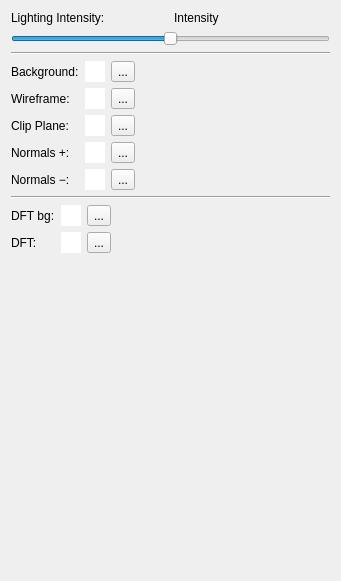
<?xml version="1.0" encoding="UTF-8"?>
<ui version="4.0">
 <class>ColorsWidget</class>
 <widget class="QWidget" name="ColorsWidget">
  <property name="geometry">
   <rect>
    <x>0</x>
    <y>0</y>
    <width>341</width>
    <height>581</height>
   </rect>
  </property>
  <property name="windowTitle">
   <string>Form</string>
  </property>
  <layout class="QVBoxLayout" name="verticalLayout">
   <item>
    <layout class="QHBoxLayout" name="horizontalLayout">
     <item>
      <widget class="QLabel" name="label_23">
       <property name="text">
        <string>Lighting Intensity:</string>
       </property>
      </widget>
     </item>
     <item>
      <widget class="QLabel" name="label_lighting_intensity">
       <property name="text">
        <string>Intensity</string>
       </property>
      </widget>
     </item>
    </layout>
   </item>
   <item>
    <widget class="QSlider" name="slider_lighting_intensity">
     <property name="maximum">
      <number>100</number>
     </property>
     <property name="value">
      <number>50</number>
     </property>
     <property name="orientation">
      <enum>Qt::Horizontal</enum>
     </property>
    </widget>
   </item>
   <item>
    <widget class="Line" name="line_17">
     <property name="orientation">
      <enum>Qt::Horizontal</enum>
     </property>
    </widget>
   </item>
   <item>
    <layout class="QHBoxLayout" name="horizontalLayout_3">
     <item>
      <layout class="QGridLayout" name="gridLayout_3">
       <item row="6" column="0">
        <widget class="QLabel" name="label_9">
         <property name="text">
          <string>Normals −:</string>
         </property>
        </widget>
       </item>
       <item row="5" column="2">
        <widget class="QToolButton" name="toolButton_normal_color_positive">
         <property name="text">
          <string>...</string>
         </property>
        </widget>
       </item>
       <item row="4" column="1">
        <widget class="QWidget" name="widget_clip_plane_color" native="true">
         <property name="minimumSize">
          <size>
           <width>20</width>
           <height>10</height>
          </size>
         </property>
         <property name="palette">
          <palette>
           <active>
            <colorrole role="Base">
             <brush brushstyle="SolidPattern">
              <color alpha="255">
               <red>255</red>
               <green>255</green>
               <blue>255</blue>
              </color>
             </brush>
            </colorrole>
            <colorrole role="Window">
             <brush brushstyle="SolidPattern">
              <color alpha="255">
               <red>255</red>
               <green>255</green>
               <blue>255</blue>
              </color>
             </brush>
            </colorrole>
           </active>
           <inactive>
            <colorrole role="Base">
             <brush brushstyle="SolidPattern">
              <color alpha="255">
               <red>255</red>
               <green>255</green>
               <blue>255</blue>
              </color>
             </brush>
            </colorrole>
            <colorrole role="Window">
             <brush brushstyle="SolidPattern">
              <color alpha="255">
               <red>255</red>
               <green>255</green>
               <blue>255</blue>
              </color>
             </brush>
            </colorrole>
           </inactive>
           <disabled>
            <colorrole role="Base">
             <brush brushstyle="SolidPattern">
              <color alpha="255">
               <red>255</red>
               <green>255</green>
               <blue>255</blue>
              </color>
             </brush>
            </colorrole>
            <colorrole role="Window">
             <brush brushstyle="SolidPattern">
              <color alpha="255">
               <red>255</red>
               <green>255</green>
               <blue>255</blue>
              </color>
             </brush>
            </colorrole>
           </disabled>
          </palette>
         </property>
         <property name="autoFillBackground">
          <bool>true</bool>
         </property>
        </widget>
       </item>
       <item row="3" column="1">
        <widget class="QWidget" name="widget_wireframe_color" native="true">
         <property name="minimumSize">
          <size>
           <width>20</width>
           <height>10</height>
          </size>
         </property>
         <property name="palette">
          <palette>
           <active>
            <colorrole role="Base">
             <brush brushstyle="SolidPattern">
              <color alpha="255">
               <red>255</red>
               <green>255</green>
               <blue>255</blue>
              </color>
             </brush>
            </colorrole>
            <colorrole role="Window">
             <brush brushstyle="SolidPattern">
              <color alpha="255">
               <red>255</red>
               <green>255</green>
               <blue>255</blue>
              </color>
             </brush>
            </colorrole>
           </active>
           <inactive>
            <colorrole role="Base">
             <brush brushstyle="SolidPattern">
              <color alpha="255">
               <red>255</red>
               <green>255</green>
               <blue>255</blue>
              </color>
             </brush>
            </colorrole>
            <colorrole role="Window">
             <brush brushstyle="SolidPattern">
              <color alpha="255">
               <red>255</red>
               <green>255</green>
               <blue>255</blue>
              </color>
             </brush>
            </colorrole>
           </inactive>
           <disabled>
            <colorrole role="Base">
             <brush brushstyle="SolidPattern">
              <color alpha="255">
               <red>255</red>
               <green>255</green>
               <blue>255</blue>
              </color>
             </brush>
            </colorrole>
            <colorrole role="Window">
             <brush brushstyle="SolidPattern">
              <color alpha="255">
               <red>255</red>
               <green>255</green>
               <blue>255</blue>
              </color>
             </brush>
            </colorrole>
           </disabled>
          </palette>
         </property>
         <property name="autoFillBackground">
          <bool>true</bool>
         </property>
        </widget>
       </item>
       <item row="6" column="1">
        <widget class="QWidget" name="widget_normal_color_negative" native="true">
         <property name="minimumSize">
          <size>
           <width>20</width>
           <height>10</height>
          </size>
         </property>
         <property name="palette">
          <palette>
           <active>
            <colorrole role="Base">
             <brush brushstyle="SolidPattern">
              <color alpha="255">
               <red>255</red>
               <green>255</green>
               <blue>255</blue>
              </color>
             </brush>
            </colorrole>
            <colorrole role="Window">
             <brush brushstyle="SolidPattern">
              <color alpha="255">
               <red>255</red>
               <green>255</green>
               <blue>255</blue>
              </color>
             </brush>
            </colorrole>
           </active>
           <inactive>
            <colorrole role="Base">
             <brush brushstyle="SolidPattern">
              <color alpha="255">
               <red>255</red>
               <green>255</green>
               <blue>255</blue>
              </color>
             </brush>
            </colorrole>
            <colorrole role="Window">
             <brush brushstyle="SolidPattern">
              <color alpha="255">
               <red>255</red>
               <green>255</green>
               <blue>255</blue>
              </color>
             </brush>
            </colorrole>
           </inactive>
           <disabled>
            <colorrole role="Base">
             <brush brushstyle="SolidPattern">
              <color alpha="255">
               <red>255</red>
               <green>255</green>
               <blue>255</blue>
              </color>
             </brush>
            </colorrole>
            <colorrole role="Window">
             <brush brushstyle="SolidPattern">
              <color alpha="255">
               <red>255</red>
               <green>255</green>
               <blue>255</blue>
              </color>
             </brush>
            </colorrole>
           </disabled>
          </palette>
         </property>
         <property name="autoFillBackground">
          <bool>true</bool>
         </property>
        </widget>
       </item>
       <item row="3" column="2">
        <widget class="QToolButton" name="toolButton_wireframe_color">
         <property name="enabled">
          <bool>true</bool>
         </property>
         <property name="text">
          <string>...</string>
         </property>
        </widget>
       </item>
       <item row="6" column="2">
        <widget class="QToolButton" name="toolButton_normal_color_negative">
         <property name="text">
          <string>...</string>
         </property>
        </widget>
       </item>
       <item row="5" column="1">
        <widget class="QWidget" name="widget_normal_color_positive" native="true">
         <property name="minimumSize">
          <size>
           <width>20</width>
           <height>10</height>
          </size>
         </property>
         <property name="palette">
          <palette>
           <active>
            <colorrole role="Base">
             <brush brushstyle="SolidPattern">
              <color alpha="255">
               <red>255</red>
               <green>255</green>
               <blue>255</blue>
              </color>
             </brush>
            </colorrole>
            <colorrole role="Window">
             <brush brushstyle="SolidPattern">
              <color alpha="255">
               <red>255</red>
               <green>255</green>
               <blue>255</blue>
              </color>
             </brush>
            </colorrole>
           </active>
           <inactive>
            <colorrole role="Base">
             <brush brushstyle="SolidPattern">
              <color alpha="255">
               <red>255</red>
               <green>255</green>
               <blue>255</blue>
              </color>
             </brush>
            </colorrole>
            <colorrole role="Window">
             <brush brushstyle="SolidPattern">
              <color alpha="255">
               <red>255</red>
               <green>255</green>
               <blue>255</blue>
              </color>
             </brush>
            </colorrole>
           </inactive>
           <disabled>
            <colorrole role="Base">
             <brush brushstyle="SolidPattern">
              <color alpha="255">
               <red>255</red>
               <green>255</green>
               <blue>255</blue>
              </color>
             </brush>
            </colorrole>
            <colorrole role="Window">
             <brush brushstyle="SolidPattern">
              <color alpha="255">
               <red>255</red>
               <green>255</green>
               <blue>255</blue>
              </color>
             </brush>
            </colorrole>
           </disabled>
          </palette>
         </property>
         <property name="autoFillBackground">
          <bool>true</bool>
         </property>
        </widget>
       </item>
       <item row="4" column="0">
        <widget class="QLabel" name="label_10">
         <property name="text">
          <string>Clip Plane:</string>
         </property>
        </widget>
       </item>
       <item row="3" column="0">
        <widget class="QLabel" name="label_11">
         <property name="text">
          <string>Wireframe:</string>
         </property>
        </widget>
       </item>
       <item row="4" column="2">
        <widget class="QToolButton" name="toolButton_clip_plane_color">
         <property name="text">
          <string>...</string>
         </property>
        </widget>
       </item>
       <item row="2" column="1">
        <widget class="QWidget" name="widget_background_color" native="true">
         <property name="minimumSize">
          <size>
           <width>20</width>
           <height>10</height>
          </size>
         </property>
         <property name="palette">
          <palette>
           <active>
            <colorrole role="Base">
             <brush brushstyle="SolidPattern">
              <color alpha="255">
               <red>255</red>
               <green>255</green>
               <blue>255</blue>
              </color>
             </brush>
            </colorrole>
            <colorrole role="Window">
             <brush brushstyle="SolidPattern">
              <color alpha="255">
               <red>255</red>
               <green>255</green>
               <blue>255</blue>
              </color>
             </brush>
            </colorrole>
           </active>
           <inactive>
            <colorrole role="Base">
             <brush brushstyle="SolidPattern">
              <color alpha="255">
               <red>255</red>
               <green>255</green>
               <blue>255</blue>
              </color>
             </brush>
            </colorrole>
            <colorrole role="Window">
             <brush brushstyle="SolidPattern">
              <color alpha="255">
               <red>255</red>
               <green>255</green>
               <blue>255</blue>
              </color>
             </brush>
            </colorrole>
           </inactive>
           <disabled>
            <colorrole role="Base">
             <brush brushstyle="SolidPattern">
              <color alpha="255">
               <red>255</red>
               <green>255</green>
               <blue>255</blue>
              </color>
             </brush>
            </colorrole>
            <colorrole role="Window">
             <brush brushstyle="SolidPattern">
              <color alpha="255">
               <red>255</red>
               <green>255</green>
               <blue>255</blue>
              </color>
             </brush>
            </colorrole>
           </disabled>
          </palette>
         </property>
         <property name="autoFillBackground">
          <bool>true</bool>
         </property>
        </widget>
       </item>
       <item row="2" column="0">
        <widget class="QLabel" name="label_12">
         <property name="text">
          <string>Background:</string>
         </property>
        </widget>
       </item>
       <item row="2" column="2">
        <widget class="QToolButton" name="toolButton_background_color">
         <property name="text">
          <string>...</string>
         </property>
        </widget>
       </item>
       <item row="5" column="0">
        <widget class="QLabel" name="label_13">
         <property name="text">
          <string>Normals +:</string>
         </property>
        </widget>
       </item>
      </layout>
     </item>
     <item>
      <spacer name="horizontalSpacer_6">
       <property name="orientation">
        <enum>Qt::Horizontal</enum>
       </property>
       <property name="sizeHint" stdset="0">
        <size>
         <width>40</width>
         <height>20</height>
        </size>
       </property>
      </spacer>
     </item>
    </layout>
   </item>
   <item>
    <widget class="Line" name="line">
     <property name="orientation">
      <enum>Qt::Horizontal</enum>
     </property>
    </widget>
   </item>
   <item>
    <layout class="QHBoxLayout" name="horizontalLayout_7">
     <item>
      <layout class="QGridLayout" name="gridLayout_4">
       <item row="1" column="1">
        <widget class="QWidget" name="widget_dft_background_color" native="true">
         <property name="minimumSize">
          <size>
           <width>20</width>
           <height>10</height>
          </size>
         </property>
         <property name="palette">
          <palette>
           <active>
            <colorrole role="Base">
             <brush brushstyle="SolidPattern">
              <color alpha="255">
               <red>255</red>
               <green>255</green>
               <blue>255</blue>
              </color>
             </brush>
            </colorrole>
            <colorrole role="Window">
             <brush brushstyle="SolidPattern">
              <color alpha="255">
               <red>255</red>
               <green>255</green>
               <blue>255</blue>
              </color>
             </brush>
            </colorrole>
           </active>
           <inactive>
            <colorrole role="Base">
             <brush brushstyle="SolidPattern">
              <color alpha="255">
               <red>255</red>
               <green>255</green>
               <blue>255</blue>
              </color>
             </brush>
            </colorrole>
            <colorrole role="Window">
             <brush brushstyle="SolidPattern">
              <color alpha="255">
               <red>255</red>
               <green>255</green>
               <blue>255</blue>
              </color>
             </brush>
            </colorrole>
           </inactive>
           <disabled>
            <colorrole role="Base">
             <brush brushstyle="SolidPattern">
              <color alpha="255">
               <red>255</red>
               <green>255</green>
               <blue>255</blue>
              </color>
             </brush>
            </colorrole>
            <colorrole role="Window">
             <brush brushstyle="SolidPattern">
              <color alpha="255">
               <red>255</red>
               <green>255</green>
               <blue>255</blue>
              </color>
             </brush>
            </colorrole>
           </disabled>
          </palette>
         </property>
         <property name="autoFillBackground">
          <bool>true</bool>
         </property>
        </widget>
       </item>
       <item row="1" column="0">
        <widget class="QLabel" name="label_2">
         <property name="text">
          <string>DFT bg:</string>
         </property>
        </widget>
       </item>
       <item row="2" column="1">
        <widget class="QWidget" name="widget_dft_color" native="true">
         <property name="minimumSize">
          <size>
           <width>20</width>
           <height>10</height>
          </size>
         </property>
         <property name="palette">
          <palette>
           <active>
            <colorrole role="Base">
             <brush brushstyle="SolidPattern">
              <color alpha="255">
               <red>255</red>
               <green>255</green>
               <blue>255</blue>
              </color>
             </brush>
            </colorrole>
            <colorrole role="Window">
             <brush brushstyle="SolidPattern">
              <color alpha="255">
               <red>255</red>
               <green>255</green>
               <blue>255</blue>
              </color>
             </brush>
            </colorrole>
           </active>
           <inactive>
            <colorrole role="Base">
             <brush brushstyle="SolidPattern">
              <color alpha="255">
               <red>255</red>
               <green>255</green>
               <blue>255</blue>
              </color>
             </brush>
            </colorrole>
            <colorrole role="Window">
             <brush brushstyle="SolidPattern">
              <color alpha="255">
               <red>255</red>
               <green>255</green>
               <blue>255</blue>
              </color>
             </brush>
            </colorrole>
           </inactive>
           <disabled>
            <colorrole role="Base">
             <brush brushstyle="SolidPattern">
              <color alpha="255">
               <red>255</red>
               <green>255</green>
               <blue>255</blue>
              </color>
             </brush>
            </colorrole>
            <colorrole role="Window">
             <brush brushstyle="SolidPattern">
              <color alpha="255">
               <red>255</red>
               <green>255</green>
               <blue>255</blue>
              </color>
             </brush>
            </colorrole>
           </disabled>
          </palette>
         </property>
         <property name="autoFillBackground">
          <bool>true</bool>
         </property>
        </widget>
       </item>
       <item row="2" column="0">
        <widget class="QLabel" name="label_14">
         <property name="text">
          <string>DFT:</string>
         </property>
        </widget>
       </item>
       <item row="1" column="2">
        <widget class="QToolButton" name="toolButton_dft_background_color">
         <property name="text">
          <string>...</string>
         </property>
        </widget>
       </item>
       <item row="2" column="2">
        <widget class="QToolButton" name="toolButton_dft_color">
         <property name="text">
          <string>...</string>
         </property>
        </widget>
       </item>
      </layout>
     </item>
     <item>
      <spacer name="horizontalSpacer_7">
       <property name="orientation">
        <enum>Qt::Horizontal</enum>
       </property>
       <property name="sizeHint" stdset="0">
        <size>
         <width>40</width>
         <height>20</height>
        </size>
       </property>
      </spacer>
     </item>
    </layout>
   </item>
   <item>
    <spacer name="verticalSpacer_2">
     <property name="orientation">
      <enum>Qt::Vertical</enum>
     </property>
     <property name="sizeHint" stdset="0">
      <size>
       <width>20</width>
       <height>83</height>
      </size>
     </property>
    </spacer>
   </item>
  </layout>
 </widget>
 <resources/>
 <connections/>
</ui>
